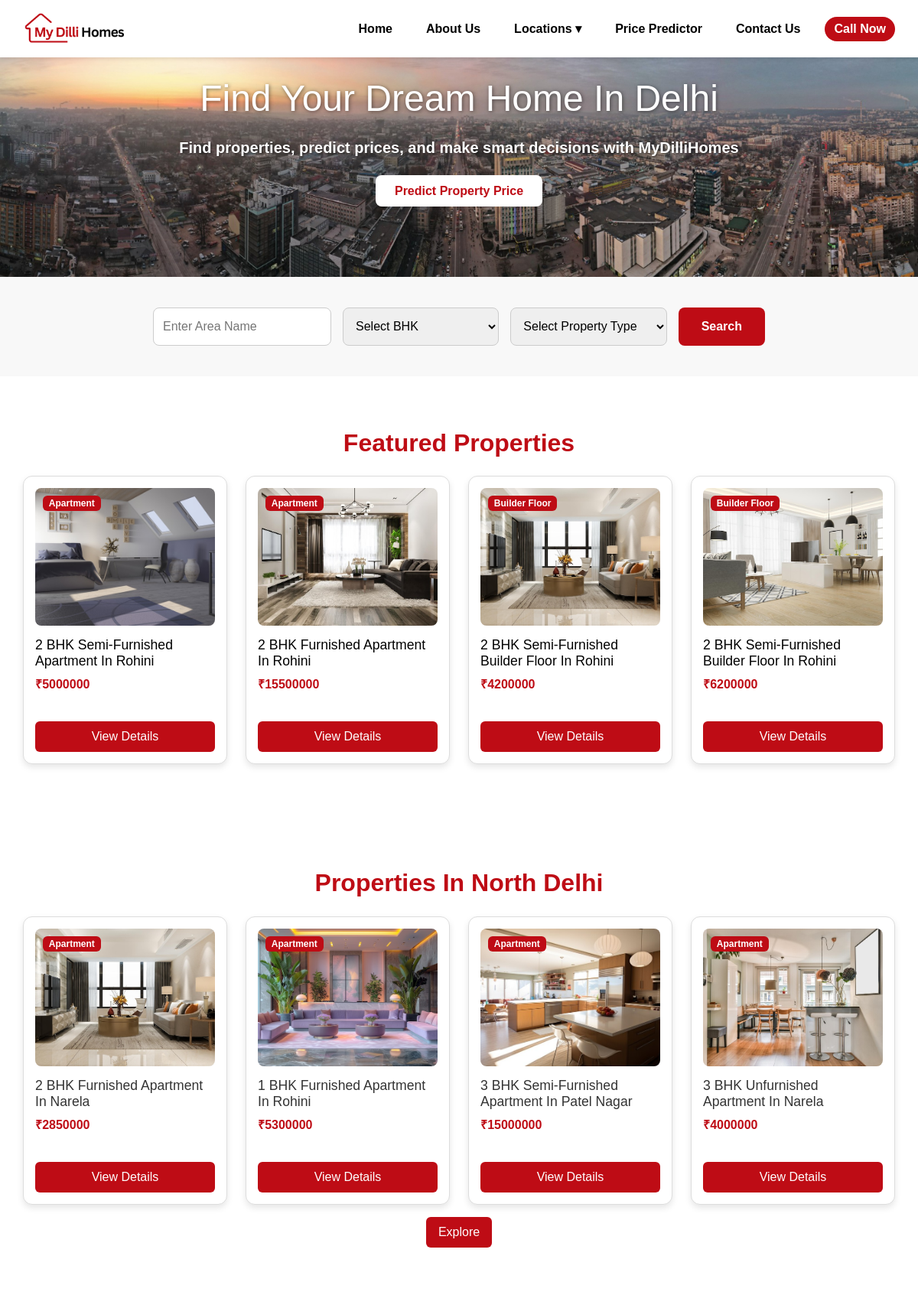
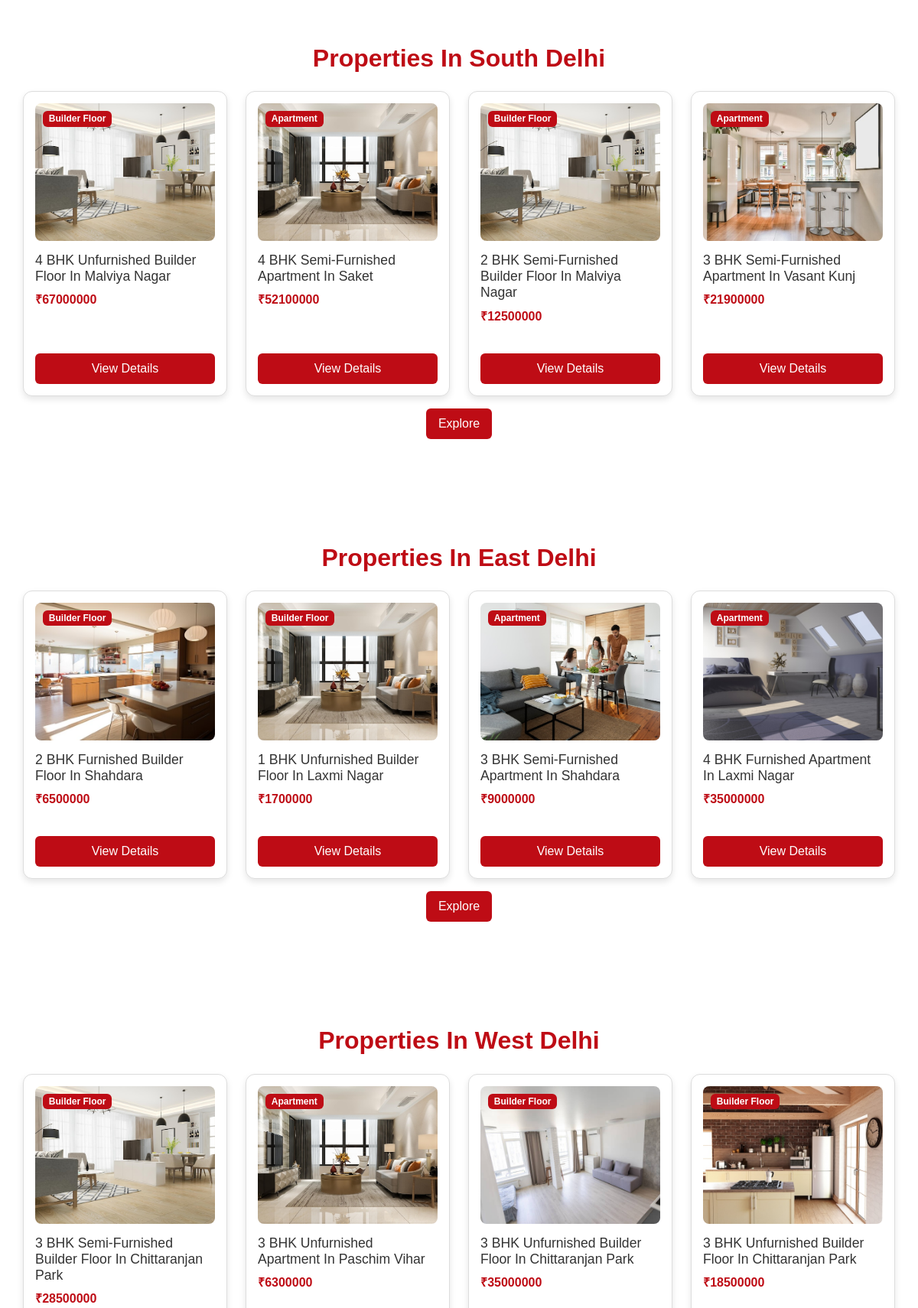
The page / (upper part) on the database its author committed (2 pictures, top to bottom).
### tables this page shows
CREATE TABLE properties (
        id INTEGER PRIMARY KEY AUTOINCREMENT,
        area INTEGER,
        area_name TEXT,
        bhk INTEGER,
        bathroom INTEGER,
        furnishing TEXT,
        parking INTEGER,
        status TEXT,
        "transaction" TEXT,
        type TEXT,
        per_sqft INTEGER,
        price INTEGER,
        image_filenames TEXT
    );

### app.py (the view)
@app.route('/')
def home():
    conn = sqlite3.connect('property.db')
    conn.row_factory = sqlite3.Row
    cursor = conn.cursor()
    cursor.execute('SELECT * FROM properties LIMIT 4')
    featured_properties = cursor.fetchall()
    region_clusters = {
        'north-delhi': ['rohini', 'patel nagar', 'karol bagh', 'najafgarh', 'narela', 'kirti nagar', 'moti nagar'],
        'south-delhi': ['greater kailash', 'okhla', 'janakpuri', 'kailash colony', 'new friends colony', 'maharani bagh', 'sarita vihar', 'vasant vihar', 'vasant kunj', 'mehrauli', 'geetanjali enclave', 'malviya nagar', 'saket', 'kalkaji', 'hauz khas', 'govindpuri'],
        'east-delhi': ['naveen shahdara', 'shahdara', 'yamuna vihar', 'laxmi nagar', 'shastri park', 'dilshad garden', 'vasundhara enclave'],
        'west-delhi': ['uttam nagar', 'paschim vihar', 'punjabi bagh', 'chittaranjan park'],
        'central-delhi': ['chandni chowk', 'new delhi', 'green park'],
    }
    region_properties = {}
    for region, areas in region_clusters.items():
        placeholders = ','.join(['?'] * len(areas))
        cursor.execute(f"SELECT * FROM properties WHERE LOWER(area_name) IN ({placeholders}) ORDER BY RANDOM() LIMIT 4", areas)
        region_properties[region] = cursor.fetchall()
    conn.close()
    return render_template('index.html', featured_properties=featured_properties, region_properties=region_properties, current_year=datetime.now().year)

### templates/index.html (shortened to what this page needs)
<!DOCTYPE html>
<html lang="en">
<body>
{% include 'header.html' %}
<section style="background: url('{{ url_for('static', filename='images/bannerbg.jpg') }}') no-repeat center center/cover; color: white; padding: 100px 20px; text-align: center;">
<h1 style="font-size: 48px; margin-bottom: 20px; text-shadow: 1px 1px 5px rgba(0,0,0,0.5);">
    Find Your Dream Home in Delhi
</h1>
<p style="font-size: 20px; margin-bottom: 30px; text-shadow: 1px 1px 3px rgba(0,0,0,0.5);">
    Find properties, predict prices, and make smart decisions with MyDilliHomes
</p>
<a href="/predict" style="
    background-color: white;
    color: #BE0C15;
    padding: 12px 25px;
    border-radius: 8px;
    text-decoration: none;
    font-weight: bold;
">
    Predict Property Price
</a>
</section>
    <section style="background-color: #f8f8f8; padding: 40px 20px;">
        <div style="max-width: 800px; margin: 0 auto;">
            <form action="/property" method="GET" style="display: flex; flex-wrap: wrap; gap: 15px; justify-content: center;">
                <input type="text" name="area_name" placeholder="Enter Area Name" style="padding: 12px; flex: 1; border: 1px solid #ccc; border-radius: 8px;">
                <select name="bhk" style="padding: 12px; flex: 1; border: 1px solid #ccc; border-radius: 8px;">
                    <option value="">Select BHK</option>
                </select>
                <select name="type" style="padding: 12px; flex: 1; border: 1px solid #ccc; border-radius: 8px;">
                  <option value="">Select Property Type</option>
                </select>
                <button type="submit" style="background-color: #BE0C15; color: white; padding: 12px 30px; border: none; border-radius: 8px; font-weight: bold; cursor: pointer;">
                    Search
                </button>
            </form>
        </div>
  </section>
<section id="features" class="features-section py-5">
  <div class="container">
    <h2 class="section-title text-center mb-4">Featured Properties</h2>
    <div class="row justify-content-center">
      {% for property in featured_properties %}
        <div class="col-12 col-sm-6 col-md-3 d-flex">
          <div class="property-card w-100">
            <span class="badge" style="background-color: #BE0C15; color: white; position: absolute; margin: 10px;">
              {{ property['type'].replace('_', ' ') }}
            </span>
            {% set image_filenames = property['image_filenames'].split(',') %}
            {% set first_image = image_filenames[0].strip() if image_filenames else 'default.jpg' %}
            {% set type_formatted = property['type'].replace('_', ' ') %}
            {% set slug = property['bhk'] ~ '-bhk-' ~ property['furnishing'].lower() ~ '-' ~ type_formatted.lower().replace(' ', '-') ~ '-in-' ~ property['area_name'].lower().replace(' ', '-') %}
            <img src="{{ url_for('static', filename='images/' + first_image) }}" alt="Featured Property" class="img-fluid">
            <h4>{{ property['bhk'] }} BHK {{ property['furnishing'] }} {{ type_formatted }} in {{ property['area_name'] }}</h4>
            <p class="price">₹{{ property['price'] }}</p>
            <a href="{{ url_for('property_details', slug=slug )}}" class="btn btn-primary mt-auto">View Details</a>
          </div>
        </div>
      {% endfor %}
    </div>
  </div>
</section>
{% for region, properties in region_properties.items() %}
<section class="region-section py-5">
  <div class="container">
    <h2 class="section-title text-center mb-4 text-capitalize">Properties in {{ region.replace('-', ' ') }}</h2>
    <div class="row">
      {% for property in properties %}
        <div class="col-12 col-sm-6 col-md-3 d-flex">
          <div class="property-card w-100">
            <span class="badge" style="background-color: #BE0C15; color: white; position: absolute; margin: 10px;">
              {{ property['type'].replace('_', ' ') }}
            </span>
            {% set image_filenames = property['image_filenames'].split(',') %}
            {% set first_image = image_filenames[0].strip() if image_filenames else 'default.jpg' %}
            {% set type_formatted = property['type'].replace('_', ' ') %}
            {% set slug = property['bhk'] ~ '-bhk-' ~ property['furnishing'].lower() ~ '-' ~ type_formatted.lower().replace(' ', '-') ~ '-in-' ~ property['area_name'].lower().replace(' ', '-') %}
            <img src="{{ url_for('static', filename='images/' + first_image) }}" alt="Property Image" class="img-fluid">
            <h4>{{ property['bhk'] }} BHK {{ property['furnishing'] }} {{ type_formatted }} in {{ property['area_name'] }}</h4>
            <p class="price">₹{{ property['price'] }}</p>
            <a href="{{ url_for('property_details', slug=slug) }}" class="btn btn-primary mt-auto">View Details</a>
          </div>
        </div>
      {% endfor %}
    </div>
    <div class="text-center mt-3">
      <a href="{{ url_for(region.replace('-', '_') + '_properties') }}" class="btn btn-outline-primary">Explore</a>
    </div>
  </div>
</section>
{% endfor %}
</body>
</html>

### static/css/style.css (style rules this page uses)
* { margin: 0; padding: 0; box-sizing: border-box; }
body { font-family: 'Poppins', sans-serif; font-weight: 600; font-size: 16px; background: #fff; color: #333; }
h1, h2, h3, h4, h5, h6 { text-transform: capitalize; }
.container { padding: 20px 0; }
.features-section, .why-choose-us-section { background-color: #fff; color: #000; padding: 3rem 0; }
.section-title { color: #BE0C15; font-weight: 600; text-align: center; margin-bottom: 40px; }
.property-card { background: #fff; border: 1px solid #ddd; border-radius: 12px; padding: 15px; margin-bottom: 20px; display: flex; flex-direction: column; box-shadow: 0 4px 8px rgba(0,0,0,0.1); transition: transform 0.2s ease-in-out; height: 100%; }
.property-card img { width: 100%; height: 180px; object-fit: cover; border-radius: 8px; }
.property-card h4 { margin-top: 15px; font-size: 1.1rem; }
.property-card .price { color: #BE0C15; font-weight: bold; }
.btn-primary, .btn-outline-primary { background: #BE0C15; color: #fff; border: none; padding: 8px 16px; border-radius: 6px; transition: background-color 0.3s ease; display: inline-block; margin-top: auto; }

### rows shown on the page
properties: type.replace "Apartment", shows a picture, bhk "2", furnishing "Semi-Furnished", type "Apartment", area_name "Rohini", price "5000000"
properties: type.replace "Apartment", shows a picture, bhk "2", furnishing "Furnished", type "Apartment", area_name "Rohini", price "15500000"
properties: type.replace "Builder Floor", shows a picture, bhk "2", furnishing "Semi-Furnished", type_formatted "Builder Floor", area_name "Rohini", price "4200000"
properties: type.replace "Builder Floor", shows a picture, bhk "2", furnishing "Semi-Furnished", type_formatted "Builder Floor", area_name "Rohini", price "6200000"
properties: type.replace "Apartment", bhk "2", furnishing "Furnished", type "Apartment", area_name "Narela", price "2850000"
properties: type.replace "Apartment", shows a picture, bhk "1", furnishing "Furnished", type "Apartment", area_name "Rohini", price "5300000"
properties: type.replace "Apartment", bhk "3", furnishing "Semi-Furnished", type "Apartment", area_name "Patel Nagar", price "15000000"
properties: type.replace "Apartment", bhk "3", furnishing "Unfurnished", type "Apartment", area_name "Narela", price "4000000"
properties: type.replace "Builder Floor", bhk "4", furnishing "Unfurnished", type_formatted "Builder Floor", area_name "Malviya Nagar", price "67000000"
properties: type.replace "Apartment", bhk "4", furnishing "Semi-Furnished", type "Apartment", area_name "Saket", price "52100000"
properties: type.replace "Builder Floor", bhk "2", furnishing "Semi-Furnished", type_formatted "Builder Floor", area_name "Malviya Nagar", price "12500000"
properties: type.replace "Apartment", bhk "3", furnishing "Semi-Furnished", type "Apartment", area_name "Vasant Kunj", price "21900000"
properties: type.replace "Builder Floor", bhk "2", furnishing "Furnished", type_formatted "Builder Floor", area_name "Shahdara", price "6500000"
properties: type.replace "Builder Floor", bhk "1", furnishing "Unfurnished", type_formatted "Builder Floor", area_name "Laxmi Nagar", price "1700000"
properties: type.replace "Apartment", shows a picture, bhk "3", furnishing "Semi-Furnished", type "Apartment", area_name "Shahdara", price "9000000"
properties: type.replace "Apartment", shows a picture, bhk "4", furnishing "Furnished", type "Apartment", area_name "Laxmi Nagar", price "35000000"
properties: type.replace "Builder Floor", bhk "3", furnishing "Semi-Furnished", type_formatted "Builder Floor", area_name "Chittaranjan Park", price "28500000"
properties: type.replace "Apartment", bhk "3", furnishing "Unfurnished", type "Apartment", area_name "Paschim Vihar", price "6300000"
properties: type.replace "Builder Floor", shows a picture, bhk "3", furnishing "Unfurnished", type_formatted "Builder Floor", area_name "Chittaranjan Park", price "35000000"
properties: type.replace "Builder Floor", shows a picture, bhk "3", furnishing "Unfurnished", type_formatted "Builder Floor", area_name "Chittaranjan Park", price "18500000"

### other values the page prints
{{ region.replace('-', ' ') }} "North Delhi" "South Delhi" "East Delhi" "West Delhi"
